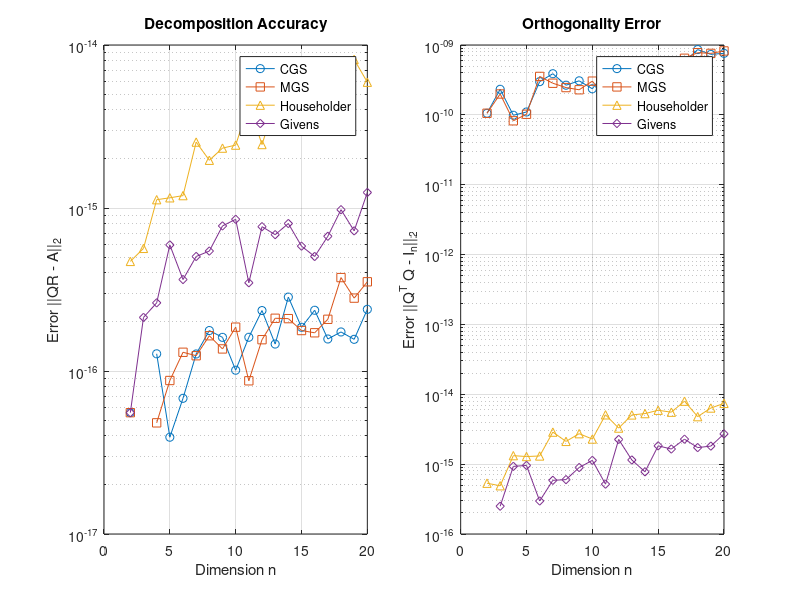

Reproduce this figure in MATLAB.
function main()
    % Initialization
    clc; clear; close all;
    
    dims = 2:20;
    n_dims = length(dims);
    
    % Pre-allocate arrays for results
    err_decomp_cgs = zeros(n_dims, 1);
    err_orth_cgs = zeros(n_dims, 1);
    
    err_decomp_mgs = zeros(n_dims, 1);
    err_orth_mgs = zeros(n_dims, 1);
    
    err_decomp_hh = zeros(n_dims, 1);
    err_orth_hh = zeros(n_dims, 1);
    
    err_decomp_givens = zeros(n_dims, 1);
    err_orth_givens = zeros(n_dims, 1);
    
    % Main Loop: Iterate over different dimensions n
    for k = 1:n_dims
        n = dims(k);
        A = generate_matrix(n);
        I = eye(n);
        
        % 1. Classical Gram-Schmidt (CGS)
        [Q, R] = qr_cgs(A);
        err_decomp_cgs(k) = norm(Q*R - A);      % Default norm() is the 2-norm (spectral norm)
        err_orth_cgs(k) = norm(Q'*Q - I);
        
        % 2. Modified Gram-Schmidt (MGS)
        [Q, R] = qr_mgs(A);
        err_decomp_mgs(k) = norm(Q*R - A);
        err_orth_mgs(k) = norm(Q'*Q - I);
        
        % 3. Householder Reflections
        [Q, R] = qr_householder(A);
        err_decomp_hh(k) = norm(Q*R - A);
        err_orth_hh(k) = norm(Q'*Q - I);
        
        % 4. Givens Rotations
        [Q, R] = qr_givens(A);
        err_decomp_givens(k) = norm(Q*R - A);
        err_orth_givens(k) = norm(Q'*Q - I);
    end
    
    % --- Plotting ---
    figure('Position', [100, 100, 1000, 500]);
    
    % Plot 1: Decomposition Accuracy ||QR - A||
    subplot(1, 2, 1);
    semilogy(dims, err_decomp_cgs, '-o', 'DisplayName', 'CGS'); hold on;
    semilogy(dims, err_decomp_mgs, '-s', 'DisplayName', 'MGS');
    semilogy(dims, err_decomp_hh, '-^', 'DisplayName', 'Householder');
    semilogy(dims, err_decomp_givens, '-d', 'DisplayName', 'Givens');
    xlabel('Dimension n');
    ylabel('Error ||QR - A||_2');
    title('Decomposition Accuracy');
    legend('Location', 'best');
    grid on;
    
    % Plot 2: Orthogonality Error ||Q^T Q - I||
    subplot(1, 2, 2);
    semilogy(dims, err_orth_cgs, '-o', 'DisplayName', 'CGS'); hold on;
    semilogy(dims, err_orth_mgs, '-s', 'DisplayName', 'MGS');
    semilogy(dims, err_orth_hh, '-^', 'DisplayName', 'Householder');
    semilogy(dims, err_orth_givens, '-d', 'DisplayName', 'Givens');
    xlabel('Dimension n');
    ylabel('Error ||Q^T Q - I_n||_2');
    title('Orthogonality Error');
    legend('Location', 'best');
    grid on;
end

% --- Helper Function: Generate Ill-Conditioned Matrix A ---
function A = generate_matrix(n)
    epsilon = 10^-6;
    e = ones(n, 1) / sqrt(n);
    alpha = e * sqrt(1 - epsilon);
    % A = In - alpha * alpha^T
    A = eye(n) - alpha * alpha';
end

% --- 1. Classical Gram-Schmidt (CGS) ---
function [Q, R] = qr_cgs(A)
    [m, n] = size(A);
    Q = zeros(m, n);
    R = zeros(n, n);
    for j = 1:n
        v = A(:, j);
        for i = 1:j-1
            % CGS projects onto the original A(:,j)
            R(i, j) = Q(:, i)' * A(:, j); 
            v = v - R(i, j) * Q(:, i);
        end
        R(j, j) = norm(v);
        Q(:, j) = v / R(j, j);
    end
end

% --- 2. Modified Gram-Schmidt (MGS) ---
function [Q, R] = qr_mgs(A)
    [m, n] = size(A);
    Q = zeros(m, n);
    R = zeros(n, n);
    v = A; % Work on a copy of A
    for i = 1:n
        R(i, i) = norm(v(:, i));
        Q(:, i) = v(:, i) / R(i, i);
        for j = i+1:n
            R(i, j) = Q(:, i)' * v(:, j);
            % MGS updates the remaining vectors immediately (in-place)
            % This reduces the propagation of round-off errors
            v(:, j) = v(:, j) - R(i, j) * Q(:, i); 
        end
    end
end

% --- 3. Householder Reflections ---
function [Q, R] = qr_householder(A)
    [m, n] = size(A);
    R = A;
    Q = eye(m);
    for k = 1:min(m-1, n)
        x = R(k:m, k);
        e1 = zeros(length(x), 1);
        e1(1) = 1;
        
        % Choose sign to avoid catastrophic cancellation: 
        % alpha = -sign(x(1)) * ||x||
        s = sign(x(1)); 
        if s == 0, s = 1; end % Handle case where x(1) is 0
        alpha_val = -s * norm(x);
        
        u = x - alpha_val * e1;
        v = u / norm(u); % Normalize the reflection vector
        
        % Update R: H * R
        % Using H = I - 2vv', update only the relevant submatrix
        R(k:m, k:n) = R(k:m, k:n) - 2 * v * (v' * R(k:m, k:n));
        
        % Update Q: Q * H
        % Q accumulates transformations; applied to columns
        Q(:, k:m) = Q(:, k:m) - 2 * (Q(:, k:m) * v) * v';
    end
end

% --- 4. Givens Rotations ---
function [Q, R] = qr_givens(A)
    [m, n] = size(A);
    R = A;
    Q = eye(m);
    
    for j = 1:n
        for i = m:-1:j+1
            a = R(i-1, j);
            b = R(i, j);
            
            % Compute Givens rotation parameters c (cos) and s (sin)
            if b == 0
                c = 1; s = 0;
            else
                % Numerically stable computation to avoid overflow/underflow
                if abs(b) > abs(a)
                    tau = -a / b;
                    s = 1 / sqrt(1 + tau^2);
                    c = s * tau;
                else
                    tau = -b / a;
                    c = 1 / sqrt(1 + tau^2);
                    s = c * tau;
                end
            end
            
            % Apply G^T to R (Row operation on rows i-1 and i)
            % G_T = [c -s; s c]
            G_T = [c, -s; s, c];
            R([i-1, i], j:n) = G_T * R([i-1, i], j:n);
            
            % Apply G to Q (Column operation on columns i-1 and i)
            % Update accumulation matrix Q
            Q(:, [i-1, i]) = Q(:, [i-1, i]) * G_T';
        end
    end
end
